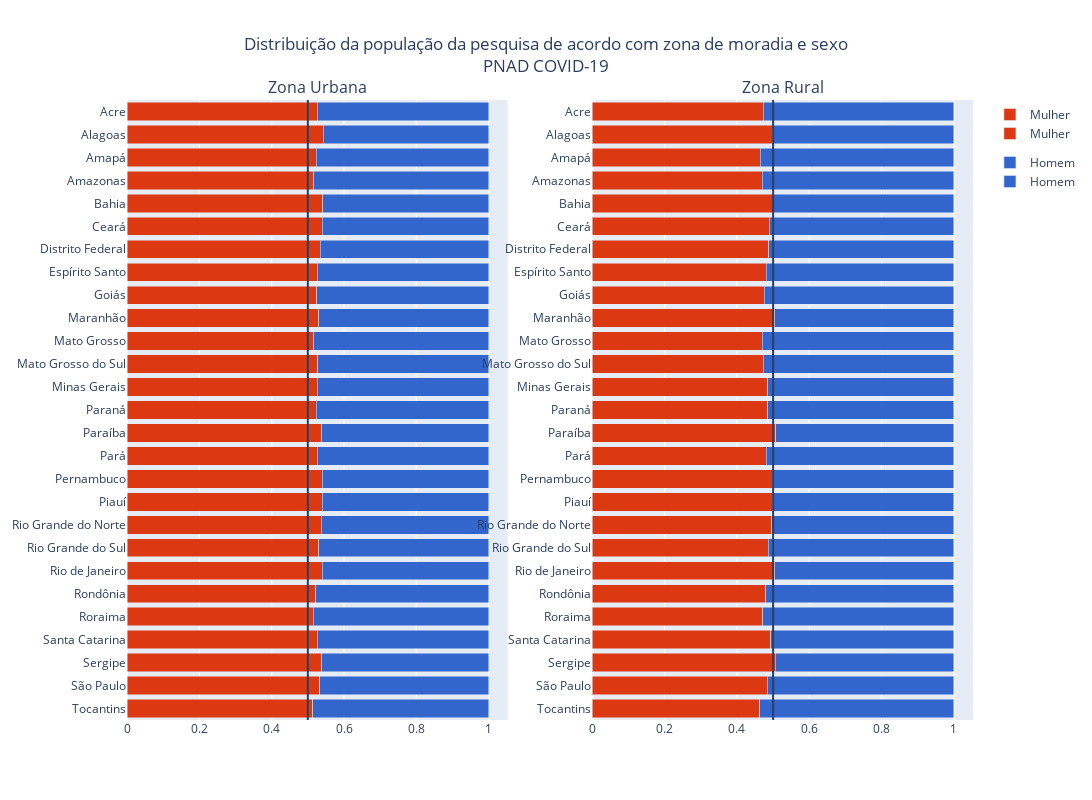

The notebook cell saved with this chart:
### Code cell
fig_urbana = px.bar(df_results.loc[df_results['zona_moradia'] == 'Urbana'].sort_values(by='uf', ascending=False), x="proportion", y="uf", color="sexo", title="Ditribuição da população por sexo (Zona Urbana)",
            color_discrete_sequence=[px.colors.qualitative.G10[1], px.colors.qualitative.G10[0]],height=800, width=600, labels=dict(uf="Estado", sexo="Sexo", proportion="Proporção (%)"))

fig_urbana.update_layout(title_x=0.5, showlegend=False)
fig_urbana.add_vline(x=0.5)


fig_rural = px.bar(df_results.loc[df_results['zona_moradia'] == 'Rural'].sort_values(by='uf', ascending=False), x="proportion", y="uf", color="sexo", title="Ditribuição da população por sexo (Zona Rural)",
            color_discrete_sequence=[px.colors.qualitative.G10[1], px.colors.qualitative.G10[0]],height=800, width=600, labels=dict(uf="Estado", sexo="Sexo", proportion="Proporção (%)"))

fig_rural.update_layout(title_x=0.5, showlegend=False)
fig_rural.add_vline(x=0.5)

fig = make_subplots(rows=1, cols=2, shared_xaxes=True, subplot_titles=["Zona Urbana","Zona Rural"])

# Add the first scatter plot to the first subplot
fig.add_trace(fig_urbana['data'][0], row=1, col=1)
fig.add_trace(fig_urbana['data'][1], row=1, col=1)


# Add the second scatter plot to the second subplot
fig.add_trace(fig_rural['data'][0], row=1, col=2)
fig.add_trace(fig_rural['data'][1], row=1, col=2)
fig.update_layout(barmode='stack', width=1600, height=800, title='Distribuição da população da pesquisa de acordo com zona de moradia e sexo<br>PNAD COVID-19', title_x=0.5)
fig.add_vline(x=0.5)

title_name = fig['layout']['title']['text']
title_name = title_name.replace('<br>PNAD COVID-19','')

plotly.offline.plot(fig, filename = f'./plots/{title_name}.html', auto_play=False, auto_open=False)

fig.show()

### Figure 1 — Plotly figure (JSON) as saved in the notebook; plotly's stock layout.template omitted (floating-point values rounded to 4 significant figures)
{"data": [{"alignmentgroup": "True", "hovertemplate": "Sexo=Mulher<br>Proporção (%)=%{x}<br>Estado=%{y}<extra></extra>", "legendgroup": "Mulher", "marker": {"color": "#DC3912", "pattern": {"shape": ""}}, "name": "Mulher", "offsetgroup": "Mulher", "orientation": "h", "showlegend": true, "textposition": "auto", "type": "bar", "x": [0.5142, 0.5323, 0.5388, 0.5256, 0.5148, 0.5216, 0.5404, 0.53, 0.5374, 0.5402, 0.5394, 0.5266, 0.538, 0.5237, 0.5255, 0.5272, 0.5158, 0.5301, 0.5246, 0.5267, 0.5341, 0.5404, 0.5411, 0.5164, 0.5235, 0.5424, 0.5254], "xaxis": "x", "y": ["Tocantins", "São Paulo", "Sergipe", "Santa Catarina", "Roraima", "Rondônia", "Rio de Janeiro", "Rio Grande do Sul", "Rio Grande do Norte", "Piauí", "Pernambuco", "Pará", "Paraíba", "Paraná", "Minas Gerais", "Mato Grosso do Sul", "Mato Grosso", "Maranhão", "Goiás", "Espírito Santo", "Distrito Federal", "Ceará", "Bahia", "Amazonas", "Amapá", "Alagoas", "Acre"], "yaxis": "y"}, {"alignmentgroup": "True", "hovertemplate": "Sexo=Homem<br>Proporção (%)=%{x}<br>Estado=%{y}<extra></extra>", "legendgroup": "Homem", "marker": {"color": "#3366CC", "pattern": {"shape": ""}}, "name": "Homem", "offsetgroup": "Homem", "orientation": "h", "showlegend": true, "textposition": "auto", "type": "bar", "x": [0.4858, 0.4677, 0.4612, 0.4744, 0.4852, 0.4784, 0.4596, 0.47, 0.4626, 0.4598, 0.4606, 0.4734, 0.462, 0.4763, 0.4745, 0.4728, 0.4842, 0.4699, 0.4754, 0.4733, 0.4659, 0.4596, 0.4589, 0.4836, 0.4765, 0.4576, 0.4746], "xaxis": "x", "y": ["Tocantins", "São Paulo", "Sergipe", "Santa Catarina", "Roraima", "Rondônia", "Rio de Janeiro", "Rio Grande do Sul", "Rio Grande do Norte", "Piauí", "Pernambuco", "Pará", "Paraíba", "Paraná", "Minas Gerais", "Mato Grosso do Sul", "Mato Grosso", "Maranhão", "Goiás", "Espírito Santo", "Distrito Federal", "Ceará", "Bahia", "Amazonas", "Amapá", "Alagoas", "Acre"], "yaxis": "y"}, {"alignmentgroup": "True", "hovertemplate": "Sexo=Mulher<br>Proporção (%)=%{x}<br>Estado=%{y}<extra></extra>", "legendgroup": "Mulher", "marker": {"color": "#DC3912", "pattern": {"shape": ""}}, "name": "Mulher", "offsetgroup": "Mulher", "orientation": "h", "showlegend": true, "textposition": "auto", "type": "bar", "x": [0.463, 0.4836, 0.5055, 0.4932, 0.4717, 0.4795, 0.5043, 0.4863, 0.4964, 0.4986, 0.4974, 0.4805, 0.5074, 0.4855, 0.4849, 0.4722, 0.4694, 0.5045, 0.4761, 0.4803, 0.488, 0.4899, 0.5007, 0.47, 0.4649, 0.4987, 0.4727], "xaxis": "x2", "y": ["Tocantins", "São Paulo", "Sergipe", "Santa Catarina", "Roraima", "Rondônia", "Rio de Janeiro", "Rio Grande do Sul", "Rio Grande do Norte", "Piauí", "Pernambuco", "Pará", "Paraíba", "Paraná", "Minas Gerais", "Mato Grosso do Sul", "Mato Grosso", "Maranhão", "Goiás", "Espírito Santo", "Distrito Federal", "Ceará", "Bahia", "Amazonas", "Amapá", "Alagoas", "Acre"], "yaxis": "y2"}, {"alignmentgroup": "True", "hovertemplate": "Sexo=Homem<br>Proporção (%)=%{x}<br>Estado=%{y}<extra></extra>", "legendgroup": "Homem", "marker": {"color": "#3366CC", "pattern": {"shape": ""}}, "name": "Homem", "offsetgroup": "Homem", "orientation": "h", "showlegend": true, "textposition": "auto", "type": "bar", "x": [0.537, 0.5164, 0.4945, 0.5068, 0.5283, 0.5205, 0.4957, 0.5137, 0.5036, 0.5014, 0.5026, 0.5195, 0.4926, 0.5145, 0.5151, 0.5278, 0.5306, 0.4955, 0.5239, 0.5197, 0.512, 0.5101, 0.4993, 0.53, 0.5351, 0.5013, 0.5273], "xaxis": "x2", "y": ["Tocantins", "São Paulo", "Sergipe", "Santa Catarina", "Roraima", "Rondônia", "Rio de Janeiro", "Rio Grande do Sul", "Rio Grande do Norte", "Piauí", "Pernambuco", "Pará", "Paraíba", "Paraná", "Minas Gerais", "Mato Grosso do Sul", "Mato Grosso", "Maranhão", "Goiás", "Espírito Santo", "Distrito Federal", "Ceará", "Bahia", "Amazonas", "Amapá", "Alagoas", "Acre"], "yaxis": "y2"}], "layout": {"annotations": [{"font": {"size": 16}, "showarrow": false, "text": "Zona Urbana", "x": 0.225, "xanchor": "center", "xref": "paper", "y": 1, "yanchor": "bottom", "yref": "paper"}, {"font": {"size": 16}, "showarrow": false, "text": "Zona Rural", "x": 0.775, "xanchor": "center", "xref": "paper", "y": 1, "yanchor": "bottom", "yref": "paper"}], "barmode": "stack", "height": 800, "shapes": [{"type": "line", "x0": 0.5, "x1": 0.5, "xref": "x", "y0": 0, "y1": 1, "yref": "y domain"}, {"type": "line", "x0": 0.5, "x1": 0.5, "xref": "x2", "y0": 0, "y1": 1, "yref": "y2 domain"}], "title": {"text": "Distribuição da população da pesquisa de acordo com zona de moradia e sexo<br>PNAD COVID-19", "x": 0.5}, "width": 1600, "xaxis": {"anchor": "y", "domain": [0, 0.45]}, "xaxis2": {"anchor": "y2", "domain": [0.55, 1]}, "yaxis": {"anchor": "x", "domain": [0, 1]}, "yaxis2": {"anchor": "x2", "domain": [0, 1]}}}
